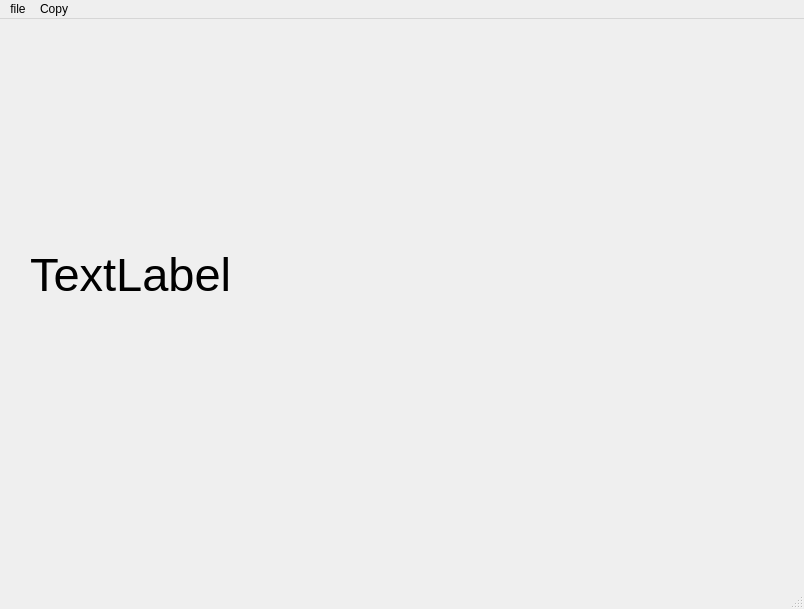
<?xml version="1.0" encoding="UTF-8"?>
<ui version="4.0">
 <class>MainWindow</class>
 <widget class="QMainWindow" name="MainWindow">
  <property name="geometry">
   <rect>
    <x>0</x>
    <y>0</y>
    <width>804</width>
    <height>609</height>
   </rect>
  </property>
  <property name="windowTitle">
   <string>MainWindow</string>
  </property>
  <widget class="QWidget" name="centralwidget">
   <widget class="QLabel" name="label">
    <property name="geometry">
     <rect>
      <x>30</x>
      <y>50</y>
      <width>471</width>
      <height>411</height>
     </rect>
    </property>
    <property name="font">
     <font>
      <pointsize>35</pointsize>
     </font>
    </property>
    <property name="text">
     <string>TextLabel</string>
    </property>
   </widget>
  </widget>
  <widget class="QMenuBar" name="menubar">
   <property name="geometry">
    <rect>
     <x>0</x>
     <y>0</y>
     <width>804</width>
     <height>21</height>
    </rect>
   </property>
   <widget class="QMenu" name="menufile">
    <property name="title">
     <string>file</string>
    </property>
    <addaction name="actionNew"/>
    <addaction name="actionSave"/>
   </widget>
   <widget class="QMenu" name="menuCopy">
    <property name="title">
     <string>Copy</string>
    </property>
    <addaction name="actioncoppy"/>
    <addaction name="actionPaste"/>
   </widget>
   <addaction name="menufile"/>
   <addaction name="menuCopy"/>
  </widget>
  <widget class="QStatusBar" name="statusbar"/>
  <action name="actionNew">
   <property name="text">
    <string>New</string>
   </property>
   <property name="statusTip">
    <string>Create a new file</string>
   </property>
   <property name="shortcut">
    <string>Ctrl+N</string>
   </property>
  </action>
  <action name="actioncoppy">
   <property name="text">
    <string>coppy</string>
   </property>
   <property name="statusTip">
    <string>Coppy</string>
   </property>
   <property name="shortcut">
    <string>Ctrl+C</string>
   </property>
  </action>
  <action name="actionPaste">
   <property name="text">
    <string>Paste</string>
   </property>
   <property name="statusTip">
    <string>Paste</string>
   </property>
  </action>
  <action name="actionSave">
   <property name="text">
    <string>Save</string>
   </property>
   <property name="statusTip">
    <string>Save a file</string>
   </property>
   <property name="shortcut">
    <string>Ctrl+S</string>
   </property>
  </action>
 </widget>
 <resources/>
 <connections/>
</ui>
